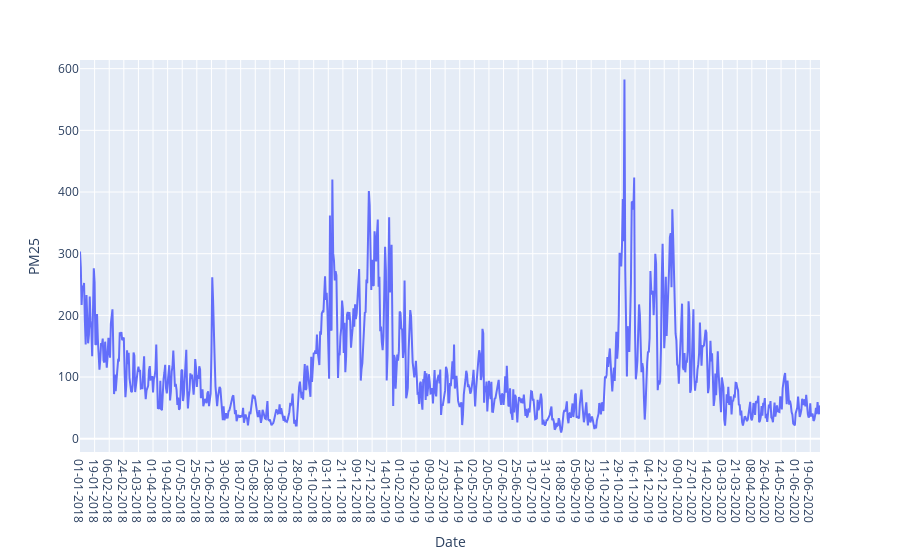

Here is the notebook cell this chart was saved with:
### Code cell
fig = px.line(data, x="Date", y="PM25")
fig.show()

### Figure 1 — Plotly figure (JSON) as saved in the notebook; plotly's stock layout.template omitted (floating-point values rounded to 4 significant figures; data arrays with more than 128 entries replaced by an {"elided": "..."} marker saying what was removed)
{"data": [{"hovertemplate": "Date=%{x}<br>PM25=%{y}<extra></extra>", "legendgroup": "", "line": {"color": "#636efa", "dash": "solid"}, "mode": "lines", "name": "", "orientation": "v", "showlegend": false, "type": "scatter", "x": {"elided": "913 str values"}, "xaxis": "x", "y": {"elided": "913 float values"}, "yaxis": "y"}], "layout": {"legend": {"tracegroupgap": 0}, "margin": {"t": 60}, "xaxis": {"anchor": "y", "domain": [0, 1], "title": {"text": "Date"}}, "yaxis": {"anchor": "x", "domain": [0, 1], "title": {"text": "PM25"}}}}
